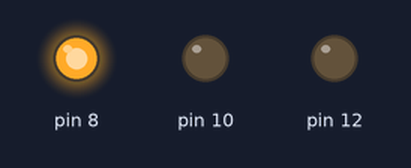
Bench run of a sketch on a simulated Arduino Uno, built with avr-gcc and run on an emulated ATmega328P. Parts: output pins drawn as LEDs (lit = HIGH).

Above: at 0.5 s.
At 1.5 s:
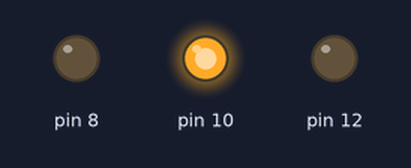
At 2.5 s:
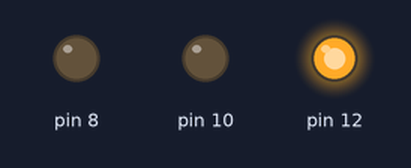
At 4.5 s:
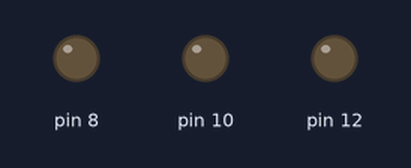
Timing chart, 0 to 7.8 s (numbered marks = the images above):
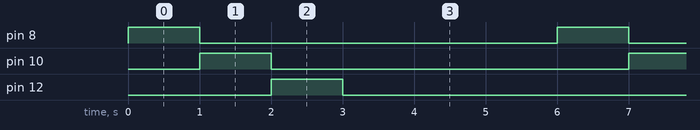

The sketch:

code.ino
```cpp
void setup(){
  pinMode(8, OUTPUT);
  pinMode(10, OUTPUT);
  pinMode(12, OUTPUT);
}

void loop()
{
  for(int i = 8; i <= 12; i += 2){
    digitalWrite(i, HIGH);
    delay(1000);
    digitalWrite(i, LOW);
  }

  delay(3000);
}
```

Measured:
- by itself, pin 8, pin 10, pin 12: alternates HIGH for 1.0 s and LOW for 5.0 s
- by itself, everything shown: repeats every 6.0 s, in 4 steps
